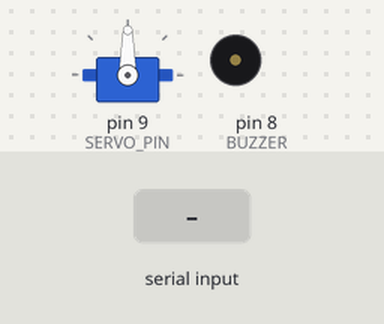
This sketch was run on a simulated Arduino Uno, built with avr-gcc and run on an emulated ATmega328P. Shown: servo, buzzer (waves = sounding). Inputs (shaded band) come from the test bench.

Above: at 1.2 s.
1.3 s: "1" received over Serial
At 2.4 s:
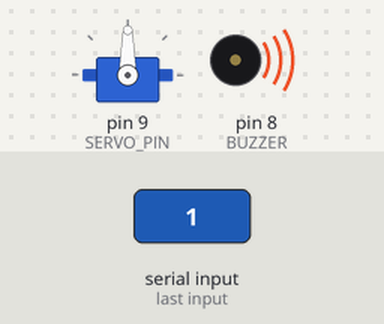
2.8 s: "3" received over Serial
At 3.5 s:
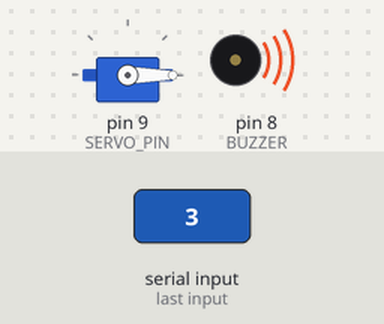
4.3 s: "0" received over Serial
At 4.6 s:
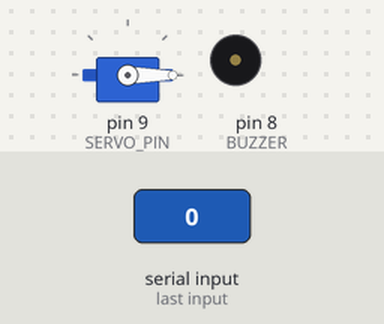
5.8 s: "4" received over Serial
At 7.0 s:
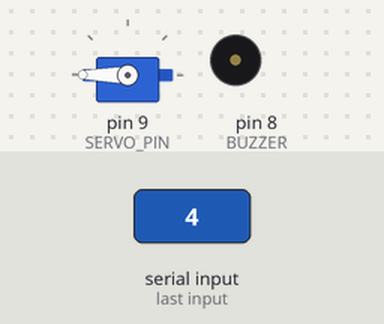
7.3 s: "2" received over Serial
At 8.1 s:
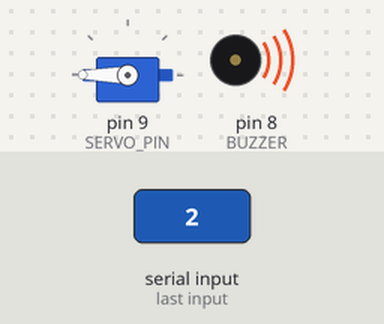
8.8 s: "6" received over Serial
At 9.3 s:
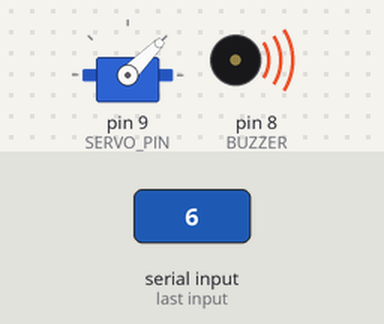
Timing chart, 0 to 11.3 s (numbered marks = the images above; inputs shaded):
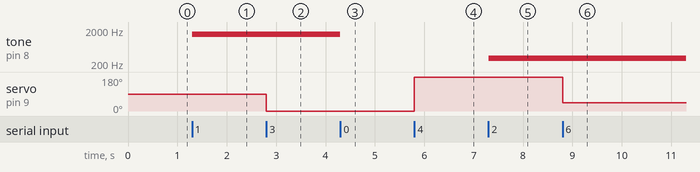

The sketch:

tono_serial.ino
```cpp
//Importamos la librería para poder controlar el servomotor
#include <Servo.h>

// Definición de pines
// Se usan pines digitales (el 8 y el 9) ya que solo entienden de dos estados básicos: apagado o encendido (LOW/HIGH)
const int BUZZER = 8; // El pin 8 se usa para el buzzer, porque podemos encenderlo y apagarlo rápidamente con la función tone() para crear frecuencias.
const int SERVO_PIN = 9; // El Pin 9 es especial porque permite enviar pulsos rápidos, que es exactamente lo que necesita el servomotor para saber la posición exacta del ángulo

Servo miServo;

// El Arduino ejecuta este bloque de código una sola vez justo en el momento en que enciende o se presiona el botón de reinicio.
void setup() {
  // Abre el puerto serial para que el Arduino pueda comunicarse con tu computadora, indica al Arduino y a la
  // computadora que deben hablar y escuchar a una velocidad exacta de 9600 bits por segundo para entenderse sin errores.
  Serial.begin(9600);

  // Le avisa al Arduino cómo se va a comportar el Pin 8. El OUTPUT envia corriente y señales hacia afuera (hacia el buzzer) para hacerlo sonar.
  // Si fuera un botón, usaríamos INPUT porque el pin estaría recibiendo información.
  pinMode(BUZZER, OUTPUT);

  // Conecta la librería del servomotor que importamos antes, asú el Arduino sabe que cada vez que le demos una orden al objeto miServo,
  // la señal eléctrica de control debe salir exactamente por ese pin 9.
  miServo.attach(SERVO_PIN);

  // Posición inicial al arrancar del servomotor
  miServo.write(90);
}

// Este bloque void loop() es el ciclo principal y continuo del Arduino.
// A diferencia del setup (el cual solo corre una vez al arrancar), el loop se repite millones de veces por segundo de forma ininterrumpida,
// revisando constantemente si hay nuevas órdenes llegando desde la computadora.
void loop() {

  // Revisa si la compu ha enviado algún dato o carácter a través del cable USB. El número > 0 significa "si hay al menos un mensaje nuevo esperando en la fila"
  if (Serial.available() > 0) {
    char c = Serial.read(); // Lee el carácter que acaba de llegar (por ejemplo, '1', '3', '5') y lo guarda temporalmente

    // Control del Buzzer
    // Los buzzers que se está usando en esta charla casi no emiten sonido por debajo de los 100 Hz
    // solo se escucha un chasquido o un zumbido seco. El valor más grave útil suele rondar los 200 Hz - 300 Hz,
    // en cambio ek agudo puede subir hasta los 10,000 Hz o más
    if (c == '1') {
      tone(BUZZER, 1500);    // Tono agudo
    } else if (c == '2') {
      tone(BUZZER, 300);     // Tono grave
    } else if (c == '0') {
      noTone(BUZZER);        // Apagar buzzer
    }

    // Control del Servomotor
    if (c == '3') {
      miServo.write(0);      // Izquierda
    } else if (c == '4') {
      miServo.write(180);    // Derecha
    } else if (c == '5') {
      miServo.write(90);     // Frente
    } else if (c == '6') {
      miServo.write(45);     // Atrás
    }
  }
}
```

Measured:
- after the input at 1.3 s, tone on pin 8 (BUZZER): silent → 1500 Hz at once
- after the input at 2.8 s, servo on pin 9 (SERVO_PIN): 90° → 0° at once
- after the input at 4.3 s, tone on pin 8 (BUZZER): 1500 Hz → silent at once
- after the input at 5.8 s, servo on pin 9 (SERVO_PIN): 0° → 180° at once
- after the input at 7.3 s, tone on pin 8 (BUZZER): silent → 300 Hz at once
- after the input at 8.8 s, servo on pin 9 (SERVO_PIN): 180° → 45° at once
